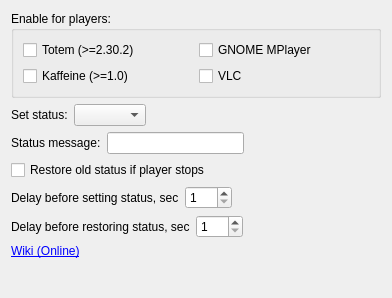
<?xml version="1.0" encoding="UTF-8"?>
<ui version="4.0">
 <class>OptionsWidget</class>
 <widget class="QWidget" name="OptionsWidget">
  <property name="geometry">
   <rect>
    <x>0</x>
    <y>0</y>
    <width>392</width>
    <height>298</height>
   </rect>
  </property>
  <property name="windowTitle">
   <string>Form</string>
  </property>
  <layout class="QVBoxLayout" name="verticalLayout">
   <item>
    <widget class="QGroupBox" name="groupBox">
     <property name="title">
      <string>Enable for players:</string>
     </property>
     <layout class="QGridLayout" name="gridLayout">
      <item row="0" column="0">
       <widget class="QCheckBox" name="cb_totem">
        <property name="text">
         <string>Totem (&gt;=2.30.2)</string>
        </property>
       </widget>
      </item>
      <item row="0" column="1">
       <widget class="QCheckBox" name="cb_gmp">
        <property name="text">
         <string>GNOME MPlayer</string>
        </property>
       </widget>
      </item>
      <item row="1" column="0">
       <widget class="QCheckBox" name="cb_kaffeine">
        <property name="text">
         <string>Kaffeine (&gt;=1.0)</string>
        </property>
       </widget>
      </item>
      <item row="1" column="1">
       <widget class="QCheckBox" name="cb_vlc">
        <property name="text">
         <string>VLC</string>
        </property>
       </widget>
      </item>
     </layout>
    </widget>
   </item>
   <item>
    <layout class="QHBoxLayout" name="horizontalLayout">
     <item>
      <widget class="QLabel" name="label">
       <property name="text">
        <string>Set status:</string>
       </property>
      </widget>
     </item>
     <item>
      <widget class="QComboBox" name="cb_status"/>
     </item>
     <item>
      <spacer name="horizontalSpacer">
       <property name="orientation">
        <enum>Qt::Horizontal</enum>
       </property>
       <property name="sizeHint" stdset="0">
        <size>
         <width>0</width>
         <height>0</height>
        </size>
       </property>
      </spacer>
     </item>
    </layout>
   </item>
   <item>
    <layout class="QHBoxLayout" name="horizontalLayout_2">
     <item>
      <widget class="QLabel" name="label_2">
       <property name="text">
        <string>Status message:</string>
       </property>
      </widget>
     </item>
     <item>
      <widget class="QLineEdit" name="le_message"/>
     </item>
     <item>
      <spacer name="horizontalSpacer_2">
       <property name="orientation">
        <enum>Qt::Horizontal</enum>
       </property>
       <property name="sizeHint" stdset="0">
        <size>
         <width>0</width>
         <height>0</height>
        </size>
       </property>
      </spacer>
     </item>
    </layout>
   </item>
   <item>
    <widget class="QCheckBox" name="cb_online">
     <property name="text">
      <string>Restore old status if player stops</string>
     </property>
    </widget>
   </item>
   <item>
    <layout class="QHBoxLayout" name="horizontalLayout_4">
     <property name="sizeConstraint">
      <enum>QLayout::SetDefaultConstraint</enum>
     </property>
     <item>
      <widget class="QLabel" name="label_4">
       <property name="text">
        <string>Delay before setting status, sec</string>
       </property>
      </widget>
     </item>
     <item>
      <widget class="QSpinBox" name="sb_setDelay">
       <property name="minimum">
        <number>1</number>
       </property>
       <property name="maximum">
        <number>300</number>
       </property>
      </widget>
     </item>
     <item>
      <spacer name="horizontalSpacer_4">
       <property name="orientation">
        <enum>Qt::Horizontal</enum>
       </property>
       <property name="sizeHint" stdset="0">
        <size>
         <width>40</width>
         <height>20</height>
        </size>
       </property>
      </spacer>
     </item>
    </layout>
   </item>
   <item>
    <layout class="QHBoxLayout" name="horizontalLayout_3">
     <item>
      <widget class="QLabel" name="label_3">
       <property name="text">
        <string>Delay before restoring status, sec</string>
       </property>
      </widget>
     </item>
     <item>
      <widget class="QSpinBox" name="sb_restoreDelay">
       <property name="minimum">
        <number>1</number>
       </property>
       <property name="maximum">
        <number>300</number>
       </property>
      </widget>
     </item>
     <item>
      <spacer name="horizontalSpacer_3">
       <property name="orientation">
        <enum>Qt::Horizontal</enum>
       </property>
       <property name="sizeHint" stdset="0">
        <size>
         <width>0</width>
         <height>0</height>
        </size>
       </property>
      </spacer>
     </item>
    </layout>
   </item>
   <item>
    <widget class="QLabel" name="lb_wiki">
     <property name="text">
      <string>&lt;a href=&quot;http://psi-plus.com/wiki/plugins#video_status_changer_plugin&quot;&gt;Wiki (Online)&lt;/a&gt;</string>
     </property>
     <property name="openExternalLinks">
      <bool>true</bool>
     </property>
    </widget>
   </item>
   <item>
    <spacer name="verticalSpacer">
     <property name="orientation">
      <enum>Qt::Vertical</enum>
     </property>
     <property name="sizeHint" stdset="0">
      <size>
       <width>0</width>
       <height>0</height>
      </size>
     </property>
    </spacer>
   </item>
  </layout>
 </widget>
 <resources/>
 <connections>
  <connection>
   <sender>cb_online</sender>
   <signal>toggled(bool)</signal>
   <receiver>sb_restoreDelay</receiver>
   <slot>setEnabled(bool)</slot>
   <hints>
    <hint type="sourcelabel">
     <x>195</x>
     <y>181</y>
    </hint>
    <hint type="destinationlabel">
     <x>340</x>
     <y>213</y>
    </hint>
   </hints>
  </connection>
 </connections>
</ui>
